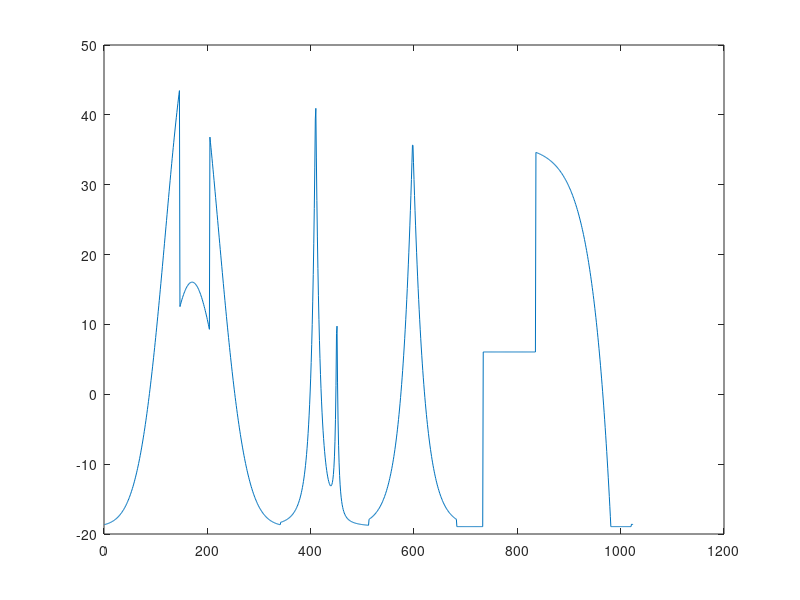
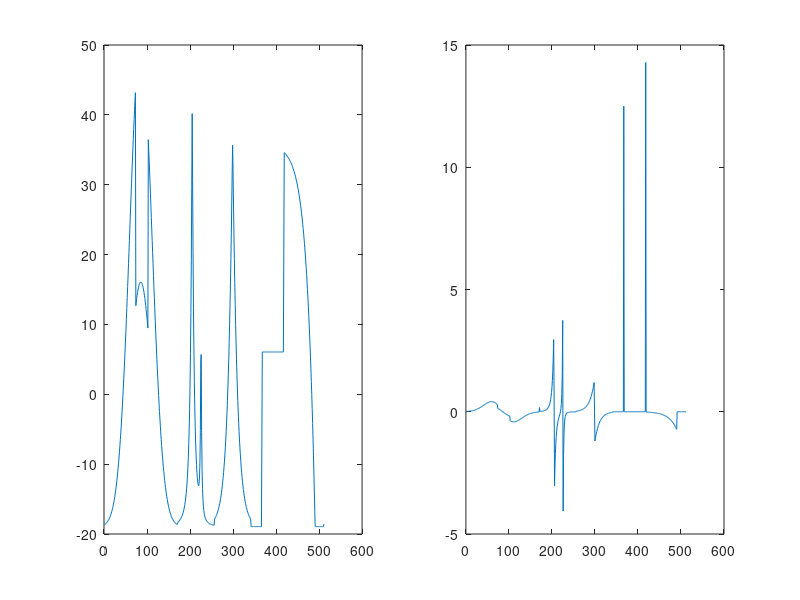

These figures' MATLAB source, in order:
clear all;
close all;
load PieceRegSig;
n = length(sig)
I = [1:2:n];
J = [2:2:n];
e = (sig(I)+sig(J))/2;
figure(1);
plot(sig);
figure(2);
subplot(1,2,1);plot(e);
w = (sig(J)-sig(I))/2;
%figure(3);
subplot(1,2,2);plot(w);

